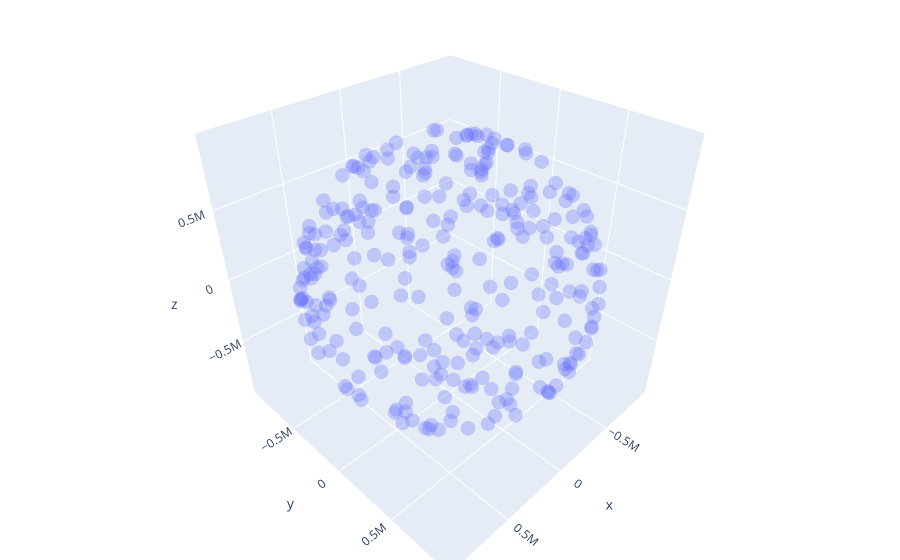

The notebook cell this image was saved under:
### Code cell
fig = px.scatter_3d(df, x='x', y='y', z='z', opacity=0.3)

# tight layout
fig.update_traces(marker_size = 5)
fig.update_layout(margin=dict(l=0, r=0, b=0, t=0))
fig.show()

### Figure 1 — Plotly figure (JSON) as saved in the notebook; plotly's stock layout.template omitted (floating-point values rounded to 4 significant figures; data arrays with more than 128 entries replaced by an {"elided": "..."} marker saying what was removed)
{"data": [{"hovertemplate": "x=%{x}<br>y=%{y}<br>z=%{z}<extra></extra>", "legendgroup": "", "marker": {"color": "#636efa", "opacity": 0.3, "size": 5, "symbol": "circle"}, "mode": "markers", "name": "", "scene": "scene", "showlegend": false, "type": "scatter3d", "x": {"elided": "293 float values"}, "y": {"elided": "293 float values"}, "z": {"elided": "293 float values"}}], "layout": {"legend": {"tracegroupgap": 0}, "margin": {"b": 0, "l": 0, "r": 0, "t": 0}, "scene": {"domain": {"x": [0, 1], "y": [0, 1]}, "xaxis": {"title": {"text": "x"}}, "yaxis": {"title": {"text": "y"}}, "zaxis": {"title": {"text": "z"}}}}}
